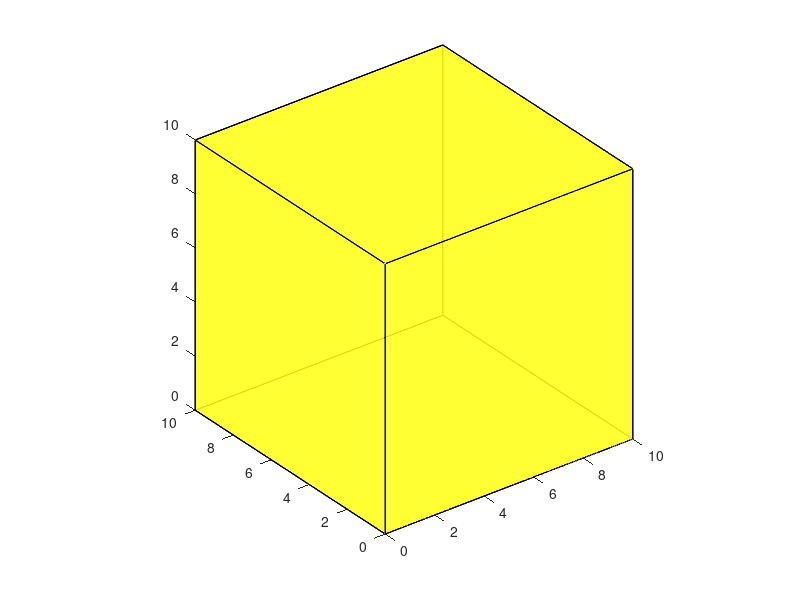

Write the MATLAB code that produced this figure.
clear
close all
clc
xc=input("Enter the x coordinate of center: ");
yc=input("Enter the y coordinate of center: ");
zc=input("Enter the z coordinate of center: ");
L=10;
alpha=0.8;
X = [0 0 0 0 0 1; 1 0 1 1 1 1; 1 0 1 1 1 1; 0 0 0 0 0 1];
Y = [0 0 0 0 1 0; 0 1 0 0 1 1; 0 1 1 1 1 1; 0 0 1 1 1 0];
Z = [0 0 1 0 0 0; 0 0 1 0 0 0; 1 1 1 0 1 1; 1 1 1 0 1 1];
C='yellow';
X = L*(X-0.5) + xc;
Y = L*(Y-0.5) + yc;
Z = L*(Z-0.5) + zc;
fill3(X,Y,Z,C,'FaceAlpha',alpha);
axis equal
